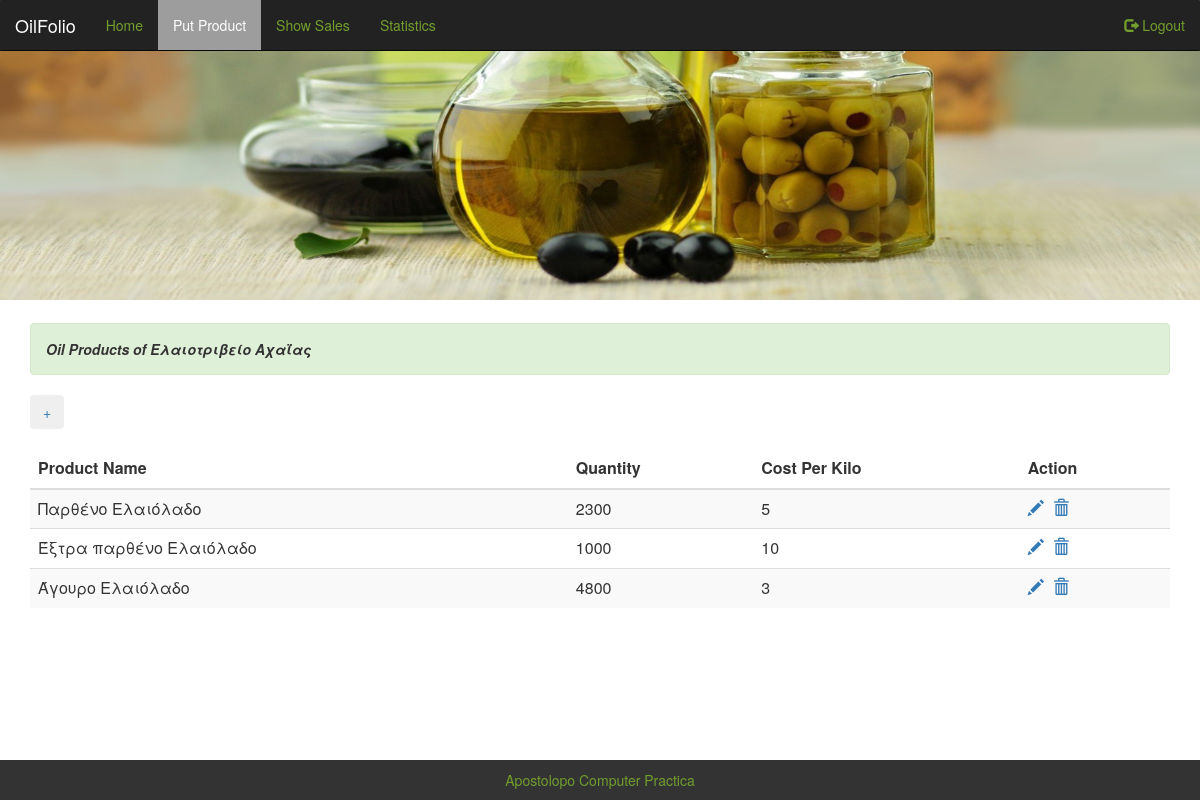
Screenshot of /putproduct.php (signed in) with the database file from the repository.
### tables this page shows
CREATE TABLE IF NOT EXISTS `oil_stations` (
  `id_st` int(10) NOT NULL AUTO_INCREMENT,
  `st_name` varchar(25) NOT NULL,
  `phone` varchar(25) NOT NULL,
  `city` varchar(20) NOT NULL,
  `address` varchar(25) NOT NULL,
  `longitude` varchar(25) NOT NULL,
  `latitude` varchar(25) NOT NULL,
  PRIMARY KEY (`id_st`),
  UNIQUE KEY `st_name` (`st_name`),
  UNIQUE KEY `st_name_2` (`st_name`)
);

CREATE TABLE IF NOT EXISTS `station_product` (
  `id_st_pr` int(10) NOT NULL AUTO_INCREMENT,
  `id_st` int(10) NOT NULL,
  `id_pr` int(10) NOT NULL,
  `quantity` int(20) DEFAULT NULL,
  `cost_per_kilo` int(10) DEFAULT NULL,
  `st_bank` varchar(25) NOT NULL,
  PRIMARY KEY (`id_st_pr`),
  UNIQUE KEY `id_pr` (`id_pr`),
  UNIQUE KEY `id_pr_2` (`id_pr`),
  KEY `prostpr` (`id_pr`)
);

CREATE TABLE IF NOT EXISTS `products` (
  `id_pr` int(10) NOT NULL AUTO_INCREMENT,
  `pr_name` varchar(25) NOT NULL,
  `description` varchar(250) NOT NULL,
  PRIMARY KEY (`id_pr`),
  UNIQUE KEY `pr_name` (`pr_name`)
);

### putproduct.php (the view, shortened to what this page needs)
<?php
include("up.php");
    if ((@$_SESSION['login']==1) and (@$_SESSION['type']=="user"))
	 {
		   $q2="select * from oil_stations where id_st='$_SESSION[id_st]'";
		   $r2=mysqli_query($conn,$q2);
		   $row=@mysqli_fetch_array($r2);
		   $q3="select * from station_product inner join products where id_st=$_SESSION[id_st] and station_product.id_pr=products.id_pr";
		   $r3=mysqli_query($conn,$q3);
		   echo
		   "           <div class=\"container\">
					  <div class=\"alert alert-success\">
					  <strong>Oil Products of $row[st_name]</strong>
					  </div>
					  <a href='addproduct_station.php'><button type=\"button\" class=\"btn\">+</button></a>
					  <br><br>
		  <table class=\"table table-striped\">
			<thead>
			  <tr>
				<th>Product Name</th>
				<th>Quantity</th>
				<th>Cost Per Kilo</th>
				<th>Action</th>
			  </tr>
			</thead>
			 <tbody>";
			 while($row1=mysqli_fetch_assoc($r3))
		  {
			echo "
			  <tr>
				<td>$row1[pr_name]</td>
				<td>$row1[quantity]</td>
				<td>$row1[cost_per_kilo]</td>
				<td><a href=\"edit_st_product.php?id_st_pr=$row1[id_st_pr]\">
			  <span class=\"glyphicon glyphicon-pencil\"></span></a>&nbsp;
			<a href=\"delete_st_product.php?id_st_pr=$row1[id_st_pr]\" onclick=\"x=confirm('Do you want to delete this Product?');return x;\">
			  <span class=\"glyphicon glyphicon-trash\" ></span>
			</a></td>
			  </tr> ";
		   }
		 echo "    </tbody>
					</table>
					 </div>";
     }
     else
	 {
		  echo "	<div class=\"container\">
							  <div class=\"alert alert-success\">
							  <strong>Πρέπει να συνδεθείτε!!</strong>
							</div></div> ";
	 }
      include("footer.php");
  ?>
 </body>
</html>

### mycss.css (style rules this page uses)
.container { margin-bottom:10px; }
.alert.alert-success { margin-top:2%; color:#333; font-style:italic; }

### rows the page displays
oil_stations: st_name "Ελαιοτριβείο Αχαΐας"
station_product: id_pr.pr_name "Παρθένο Ελαιόλαδο", quantity "2300", cost_per_kilo "5"
station_product: id_pr.pr_name "Έξτρα παρθένο Ελαιόλαδο", quantity "1000", cost_per_kilo "10"
station_product: id_pr.pr_name "Άγουρο Ελαιόλαδο", quantity "4800", cost_per_kilo "3"
